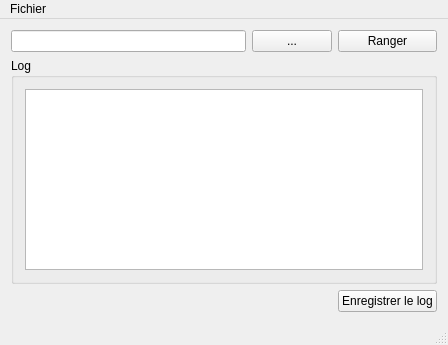
<?xml version="1.0" encoding="UTF-8"?>
<ui version="4.0">
 <class>MainWindow</class>
 <widget class="QMainWindow" name="MainWindow">
  <property name="geometry">
   <rect>
    <x>0</x>
    <y>0</y>
    <width>448</width>
    <height>345</height>
   </rect>
  </property>
  <property name="windowTitle">
   <string>MainWindow</string>
  </property>
  <widget class="QWidget" name="centralWidget">
   <layout class="QGridLayout" name="gridLayout">
    <item row="0" column="0">
     <widget class="QLineEdit" name="entryDir"/>
    </item>
    <item row="0" column="1">
     <widget class="QPushButton" name="browseButton">
      <property name="text">
       <string>...</string>
      </property>
     </widget>
    </item>
    <item row="0" column="2">
     <widget class="QPushButton" name="rangeButton">
      <property name="text">
       <string>Ranger</string>
      </property>
     </widget>
    </item>
    <item row="1" column="0" colspan="3">
     <widget class="QGroupBox" name="groupBox">
      <property name="title">
       <string>Log</string>
      </property>
      <layout class="QGridLayout" name="gridLayout_2">
       <item row="0" column="0">
        <layout class="QVBoxLayout" name="verticalLayout">
         <item>
          <widget class="QPlainTextEdit" name="logText">
           <property name="readOnly">
            <bool>true</bool>
           </property>
          </widget>
         </item>
        </layout>
       </item>
      </layout>
     </widget>
    </item>
    <item row="2" column="2">
     <widget class="QPushButton" name="saveLogButton">
      <property name="text">
       <string>Enregistrer le log</string>
      </property>
     </widget>
    </item>
   </layout>
  </widget>
  <widget class="QMenuBar" name="menuBar">
   <property name="geometry">
    <rect>
     <x>0</x>
     <y>0</y>
     <width>448</width>
     <height>21</height>
    </rect>
   </property>
   <widget class="QMenu" name="menuFichier">
    <property name="title">
     <string>Fichier</string>
    </property>
    <addaction name="actionPr_f_rences"/>
   </widget>
   <addaction name="menuFichier"/>
  </widget>
  <widget class="QStatusBar" name="statusBar"/>
  <action name="actionPr_f_rences">
   <property name="text">
    <string>Préférences</string>
   </property>
  </action>
 </widget>
 <layoutdefault spacing="6" margin="11"/>
 <resources/>
 <connections/>
</ui>
